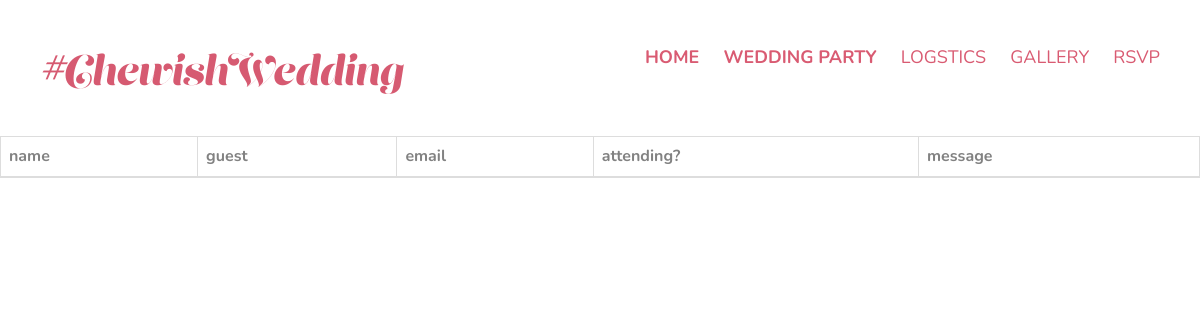
Page /info/ (signed in) on the earlier database version.
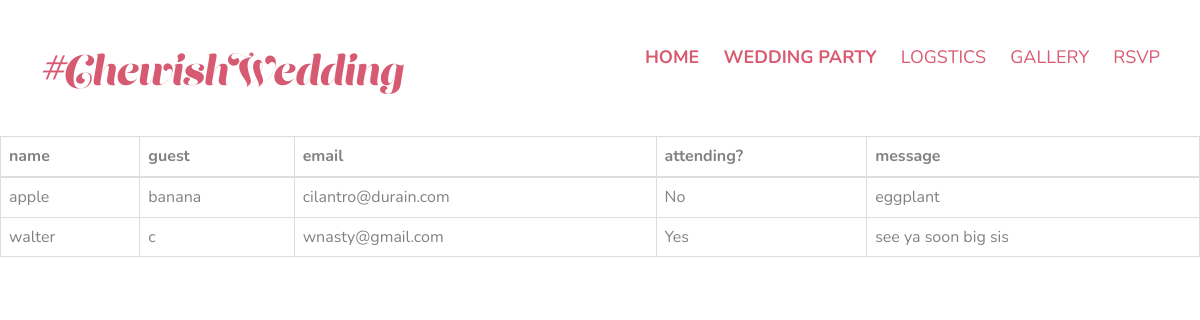
Same page on the later database version.
### polls/models.py (models this page shows)
class rsvp(models.Model):
    Yes = 'Yes'
    No = 'No'
    attend_choices = (
        (Yes, 'Yes'),
        (No, 'No'),
        )
    name = models.CharField(max_length=30, default='Name')
    guest = models.CharField(max_length=30, default='Guest Name')
    email = models.EmailField(blank=True, default = 'Email')
    attend = models.CharField(max_length=3,
        choices = attend_choices,
        default=Yes,
        )
    message = models.CharField(max_length=100,blank=True, default='Send up a message')
    created_at = models.DateTimeField(auto_now_add=True)

### polls/views.py (the view)
# urls.py: url(r'^info/', views.info, name='info'),
def info(request):
    if not request.user.is_staff or not request.user.is_superuser:
        return redirect('index')
    queryset_list = rsvp.objects.all().order_by('name')
    context = {
        'object_list': queryset_list,
    }
    return render(request, 'polls/info.html', context)

### polls/templates/polls/info.html
{% extends 'polls/base.html' %}
{% block content%}
<br><br><br><br><br>
<div class="info">
<table id='info' class='table table-bordered fixed'>
  <thead>
    <tr>
      <th>name</th>
      <th>guest</th>
      <th>email</th>
      <th>attending?</th>
      <th>message</th>
    </tr>
  </thead>
  <tbody>
    <tr>{% for obj in object_list %}
      <td>{{obj.name}}</td>
      <td>{{obj.guest}}</td>
      <td>{{obj.email}}</td>
      <td>{{obj.attend}}</td>
      <td>{{obj.message}}</td>
    </tr>{% endfor %}
  </tbody>
</table>
</div>
{% endblock %}

### polls/templates/polls/base.html (shortened to what this page needs)
{% load static %}
<!DOCTYPE html>
<html class="no-js">
	<head>
	<link rel="stylesheet" href="../static/css/animate.css">
	<link rel="stylesheet" href="../static/css/icomoon.css">
	<link rel="stylesheet" href="../static/css/bootstrap.css">
	<link rel="stylesheet" href="../static/css/magnific-popup.css">
	<link rel="stylesheet" href="../static/css/owl.carousel.min.css">
	<link rel="stylesheet" href="../static/css/owl.theme.default.min.css">
	<link rel="stylesheet" href="../static/css/style.css">
	</head>
<body>
  <div id="page">
  <nav class="fh5co-nav" role="navigation">
    <div class="container">
      <div class="row">
        <div class="col-xs-2">
          <div id="fh5co-logo"><a href="/"><strong>#</strong>ChewishWedding</a></div>
        </div>
        <div class="col-xs-10 text-right menu-1">
          <ul>
            <li><a href="/"><strong>Home</strong></a></li>
            <li><a href="/weddingparty"><strong>Wedding Party</strong></a></li>
            <li><a href="/travel">Logstics</a></li>
            <li><a href="/gallery">Gallery</a></li>
            <li><a href="/rsvp">RSVP</a></li>
          </ul>
        </div>
      </div>
    </div>
  </nav>
  <div class="outer">
    {% block content %}
    {% endblock content %}
  </div>
</body>
</html>

### polls/static/css/style.css (style rules this page uses)
body { font-family: 'Nunito', sans-serif; font-weight: 400; font-size: 16px; line-height: 1.7; color: #828282; background: #fff; }
#page { position: relative; overflow-x: hidden; width: 100%; height: 100%; -webkit-transition: 0.5s; -o-transition: 0.5s; transition: 0.5s; }
a { color: #D95B72; -webkit-transition: 0.5s; -o-transition: 0.5s; transition: 0.5s; }
.fh5co-nav { position: absolute; top: 0; margin: 0; padding: 0; width: 100%; padding: 40px 0; z-index: 1001; }
.fh5co-nav #fh5co-logo { font-size: 40px; margin: 0; padding: 0; line-height: 40px; font-family: "LustScript", Arial, serif; }
.fh5co-nav a { padding: 5px 10px; color: #D65A71; }
.fh5co-nav ul { padding: 0; margin: 2px 0 0 0; }
.fh5co-nav ul li { padding: 0; margin: 0; list-style: none; display: inline; }
.fh5co-nav ul li a { margin-top: 5px; font-size: 18px; padding: 30px 10px; text-transform: uppercase; color: #D95B72; -webkit-transition: 0.5s; -o-transition: 0.5s; transition: 0.5s; }
#fh5co-offcanvas a { color: rgba(255, 255, 255, 0.5); }
#fh5co-offcanvas ul { padding: 0; margin: 0; }
#fh5co-offcanvas ul li { padding: 0; margin: 0; list-style: none; }

Differences in the rows shown:
added rsvp: name "apple", guest "banana", email "cilantro@durain.com", attend "No", message "eggplant"
added rsvp: name "walter", guest "c", email "wnasty@gmail.com", attend "Yes", message "see ya soon big sis"
